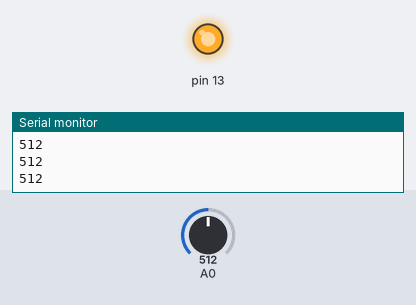
This sketch was run on a simulated Arduino Uno, built with avr-gcc and run on an emulated ATmega328P. Shown: output pins drawn as LEDs (lit = HIGH), the last lines printed to the serial monitor. The inputs (shaded band) are chosen by the test bench; at power-on: A0 = 512.

Above: at 1.2 s.
1.3 s: A0 set to 690
2.8 s: A0 set to 716
At 3.2 s:
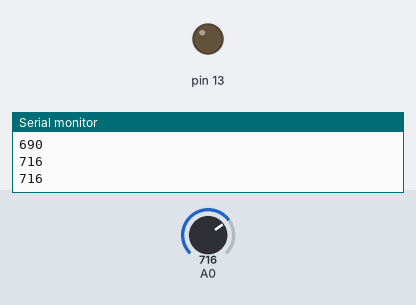
4.3 s: A0 set to 511
At 5.6 s:
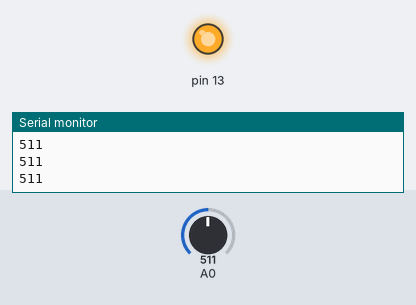
5.9 s: A0 set to 710
At 7.0 s:
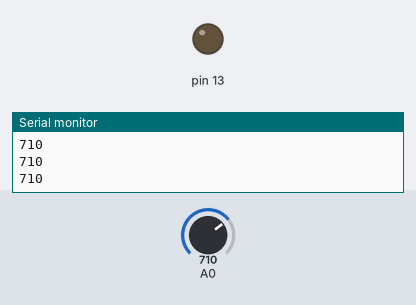
Timing chart, 0 to 8.5 s (numbered marks = the images above; inputs shaded):
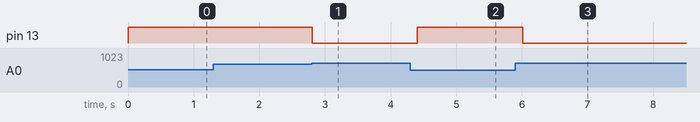

Measured:
- the behaviour switches between 700 and 701 on A0 (found by bisection; images 0 and 1)
- after the input at 2.8 s, pin 13: HIGH → LOW at once
- after the input at 4.3 s, pin 13: LOW → HIGH after 0.11 s
- after the input at 5.9 s, pin 13: HIGH → LOW after 0.11 s

The sketch:

ldr_led.ino
```cpp
void setup()
{
  pinMode(13,OUTPUT);
Serial.begin(9600);
Serial.flush();

}

void loop()
{

if (analogRead(0)>700)
{
digitalWrite(13,LOW);
}
else
{
digitalWrite(13,HIGH);
}
Serial.println(analogRead(0));
delay(200);
}
```
